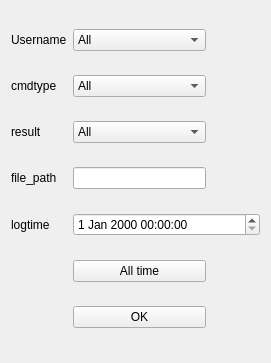
<?xml version="1.0" encoding="UTF-8"?>
<ui version="4.0">
 <class>FormAddRule</class>
 <widget class="QWidget" name="FormAddRule">
  <property name="geometry">
   <rect>
    <x>0</x>
    <y>0</y>
    <width>271</width>
    <height>363</height>
   </rect>
  </property>
  <property name="windowTitle">
   <string>Form</string>
  </property>
  <layout class="QGridLayout" name="gridLayout">
   <item row="2" column="2">
    <widget class="QComboBox" name="comboBoxCmd">
     <item>
      <property name="text">
       <string>All</string>
      </property>
     </item>
     <item>
      <property name="text">
       <string>Open</string>
      </property>
     </item>
     <item>
      <property name="text">
       <string>Close</string>
      </property>
     </item>
     <item>
      <property name="text">
       <string>Delete</string>
      </property>
     </item>
     <item>
      <property name="text">
       <string>Run</string>
      </property>
     </item>
    </widget>
   </item>
   <item row="4" column="2">
    <widget class="QLineEdit" name="lineEditPath"/>
   </item>
   <item row="8" column="0">
    <spacer name="horizontalSpacer">
     <property name="orientation">
      <enum>Qt::Horizontal</enum>
     </property>
     <property name="sizeHint" stdset="0">
      <size>
       <width>69</width>
       <height>20</height>
      </size>
     </property>
    </spacer>
   </item>
   <item row="8" column="2">
    <widget class="QPushButton" name="pushButtonOK">
     <property name="text">
      <string>OK</string>
     </property>
    </widget>
   </item>
   <item row="0" column="2">
    <widget class="QComboBox" name="comboBoxUs">
     <item>
      <property name="text">
       <string>All</string>
      </property>
     </item>
     <item>
      <property name="text">
       <string>STUDY</string>
      </property>
     </item>
     <item>
      <property name="text">
       <string>ENTERTAINMENT</string>
      </property>
     </item>
     <item>
      <property name="text">
       <string>LIFE</string>
      </property>
     </item>
    </widget>
   </item>
   <item row="0" column="0">
    <widget class="QLabel" name="label">
     <property name="text">
      <string>Username</string>
     </property>
    </widget>
   </item>
   <item row="5" column="0">
    <widget class="QLabel" name="label_5">
     <property name="text">
      <string>logtime</string>
     </property>
    </widget>
   </item>
   <item row="3" column="2">
    <widget class="QComboBox" name="comboBoxRe">
     <item>
      <property name="text">
       <string>All</string>
      </property>
     </item>
     <item>
      <property name="text">
       <string>Success</string>
      </property>
     </item>
     <item>
      <property name="text">
       <string>Fail</string>
      </property>
     </item>
    </widget>
   </item>
   <item row="3" column="0">
    <widget class="QLabel" name="label_3">
     <property name="text">
      <string>result</string>
     </property>
    </widget>
   </item>
   <item row="5" column="2" colspan="2">
    <widget class="QDateTimeEdit" name="dateTimeEditRemind"/>
   </item>
   <item row="2" column="0">
    <widget class="QLabel" name="label_2">
     <property name="text">
      <string>cmdtype</string>
     </property>
    </widget>
   </item>
   <item row="8" column="3">
    <spacer name="horizontalSpacer_2">
     <property name="orientation">
      <enum>Qt::Horizontal</enum>
     </property>
     <property name="sizeHint" stdset="0">
      <size>
       <width>69</width>
       <height>20</height>
      </size>
     </property>
    </spacer>
   </item>
   <item row="4" column="0">
    <widget class="QLabel" name="label_4">
     <property name="text">
      <string>file_path</string>
     </property>
    </widget>
   </item>
   <item row="6" column="2">
    <widget class="QPushButton" name="pushButton">
     <property name="text">
      <string>All time</string>
     </property>
    </widget>
   </item>
  </layout>
 </widget>
 <resources/>
 <connections/>
</ui>
